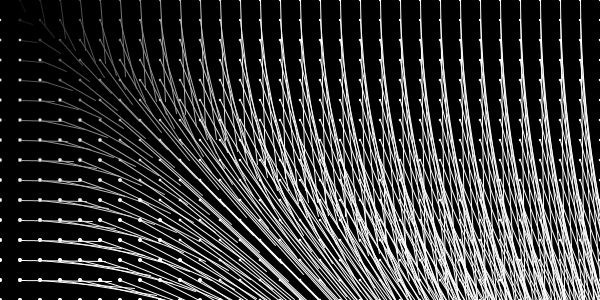
Frame 1 (no input)
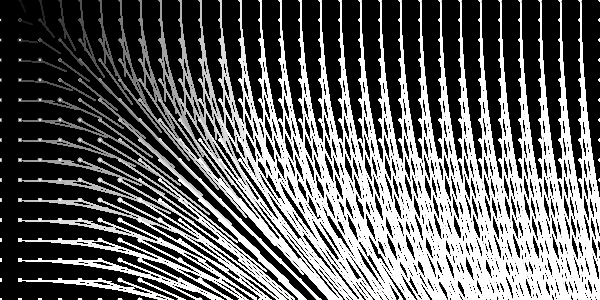
Frame 60 (the mouse pressed at the canvas centre just before this capture)
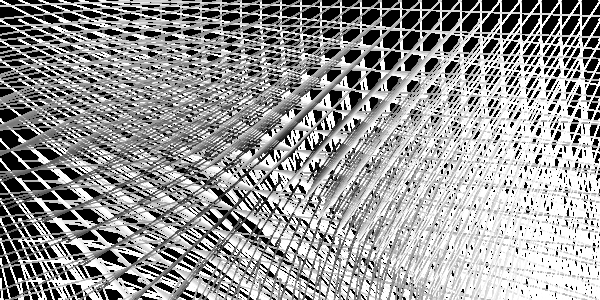
Frame 120 (the mouse held since frame 60 and released just before this capture)

The Processing sketch that drew these frames (run headless with seeded random() and noise(); from frame 60 on, the mouse is pressed at the canvas centre):

// Processing sketch: processing_62407
// ── processing_62407.pde

void setup(){
size(600,300);
background(0);
smooth();
}
 
void draw()
{
  fill(255);
  int x = 0;
  int y = 0;
  float angle = 0;
   
  for (x = 0; x <= width; x+=20) {
    for (y = 0; y <= height; y+=20) {
      pushMatrix();
      //line(x, y, x+10, y+10);
      translate(x,y);
      angle = atan2(mouseY-x, mouseX-y); 
      rotate(angle);
      float distance = dist (mouseX, mouseY,x,y);
      stroke(distance);  
      line(0, 0, distance/angle, 5);
      ellipse (0,0,angle,angle);
      popMatrix();
  
    }
  }
}
